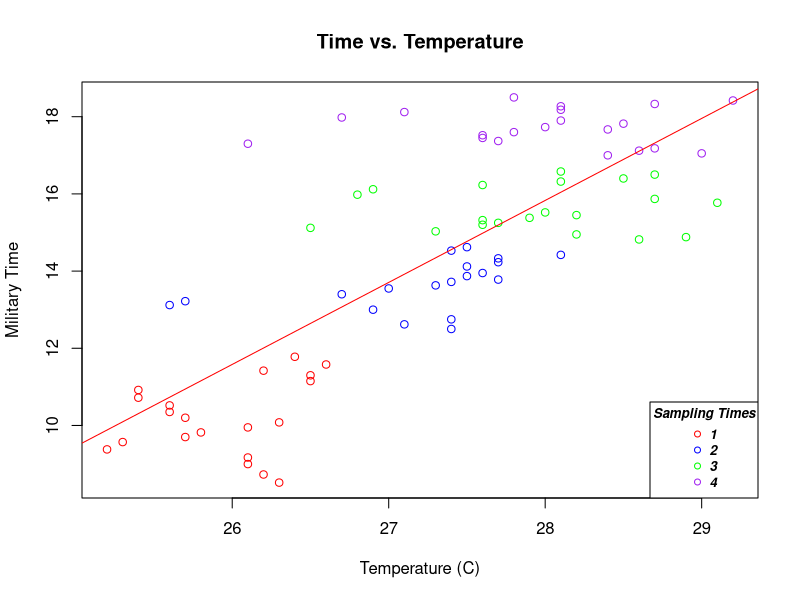
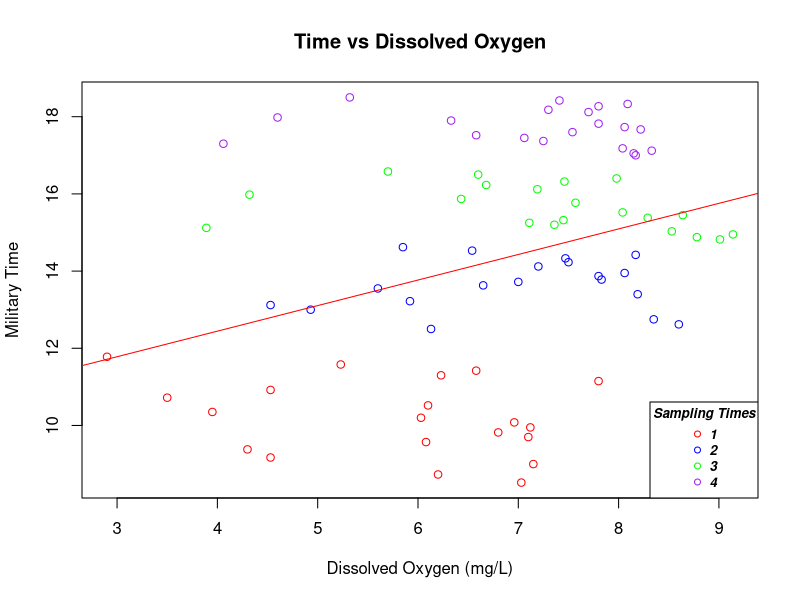
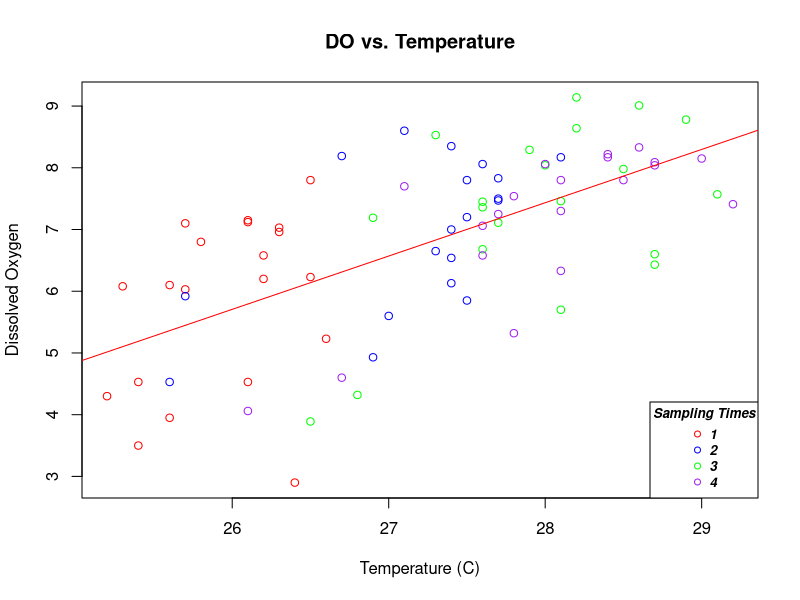
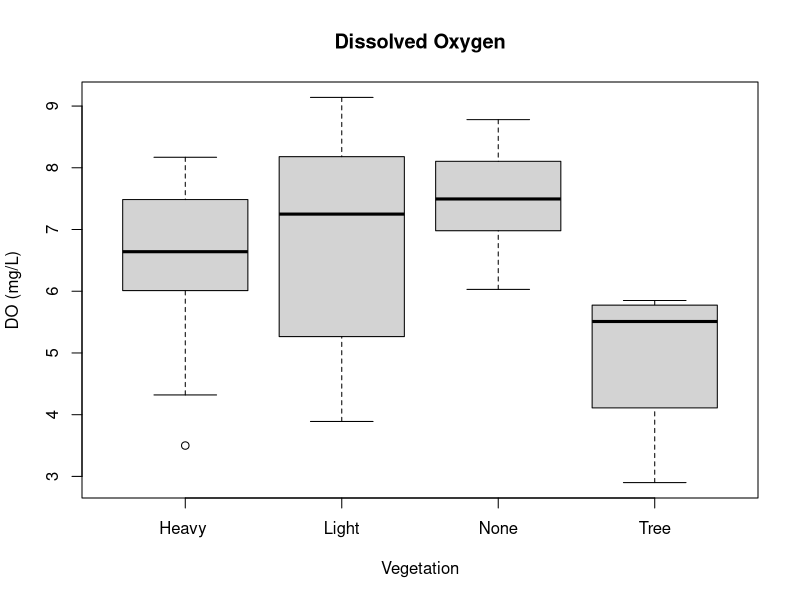
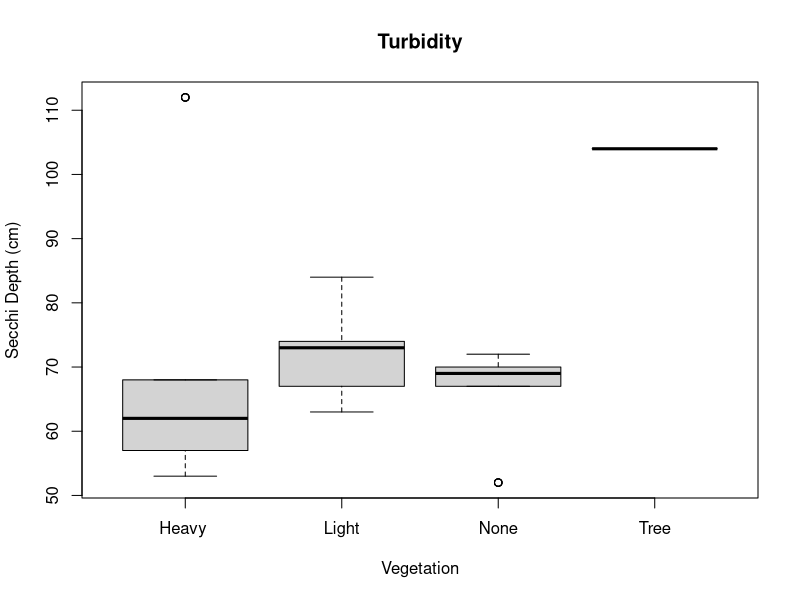
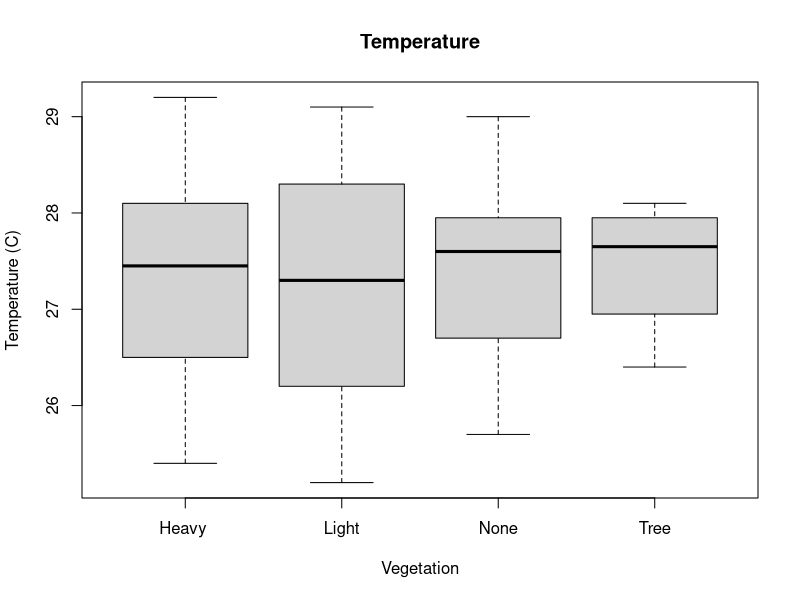

Write the R code that produced these figures, in order.
## ---- chunk 1
dat<-read.csv("_dat/2019_6_13edt.csv")
## ---- chunk 2
plot(Decimal.Time~Temp,data=dat, main="Time vs. Temperature",
     xlab="Temperature (C)",
     ylab="Military Time",
     type="n")
points(Decimal.Time~Temp,data=dat,
       subset=Measurement.Number=="1",
       col="red")
points(Decimal.Time~Temp,data=dat,
       subset=Measurement.Number=="2",
       col="blue")
points(Decimal.Time~Temp,data=dat,
       subset=Measurement.Number=="3",
       col="green")
points(Decimal.Time~Temp,data=dat,
       subset=Measurement.Number=="4",
       col="purple")
abline(lm(Decimal.Time~Temp, data=dat), col="red")
legend("bottomright",title="Sampling Times", legend=c("1", "2", "3", "4"), col=c("red", "blue", "green", "purple") , pch=1, cex=0.8, text.font=4)
## ---- chunk 3
lm(Decimal.Time~Temp, data=dat)
## ---- chunk 4
plot(Decimal.Time~DO,data=dat,  main="Time vs Dissolved Oxygen",
     xlab="Dissolved Oxygen (mg/L)",
     ylab="Military Time",
     type="n")
points(Decimal.Time~DO,data=dat,
       subset=Measurement.Number=="1",
       col="red")
points(Decimal.Time~DO,data=dat,
       subset=Measurement.Number=="2",
       col="blue")
points(Decimal.Time~DO,data=dat,
       subset=Measurement.Number=="3",
       col="green")
points(Decimal.Time~DO,data=dat,
       subset=Measurement.Number=="4",
       col="purple")
abline(lm(Decimal.Time~DO, data=dat), col="red")
legend("bottomright",title="Sampling Times", legend=c("1", "2", "3", "4"), col=c("red", "blue", "green", "purple") , pch=1, cex=0.8, text.font=4)

## ---- chunk 5
lm(Decimal.Time~DO, data = dat)
## ---- chunk 6
plot(DO~Temp,data=dat, main="DO vs. Temperature",
     xlab="Temperature (C)",
     ylab="Dissolved Oxygen",
     type="n")
points(DO~Temp,data=dat,
       subset=Measurement.Number=="1",
       col="red")
points(DO~Temp,data=dat,
       subset=Measurement.Number=="2",
       col="blue")
points(DO~Temp,data=dat,
       subset=Measurement.Number=="3",
       col="green")
points(DO~Temp,data=dat,
       subset=Measurement.Number=="4",
       col="purple")
abline(lm(DO~Temp, data=dat), col="red")
legend("bottomright",title="Sampling Times", legend=c("1", "2", "3", "4"), col=c("red", "blue", "green", "purple") , pch=1, cex=0.8, text.font=4)

## ---- chunk 7
lm(DO~Temp, data=dat)

## ---- chunk 8
boxplot(DO~Veg, data=dat, main="Dissolved Oxygen",xlab="Vegetation", ylab="DO (mg/L)")
boxplot(Turbidity~Veg, data=dat, main="Turbidity", xlab="Vegetation", ylab="Secchi Depth (cm)")
boxplot(Temp~Veg, data=dat, main="Temperature", xlab="Vegetation", ylab="Temperature (C)")

